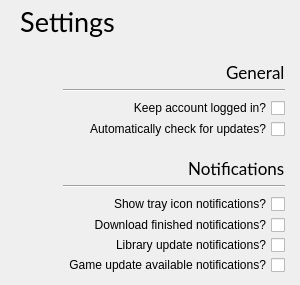
<?xml version="1.0" encoding="UTF-8"?>
<ui version="4.0">
 <class>SettingsWidget</class>
 <widget class="QWidget" name="SettingsWidget">
  <property name="geometry">
   <rect>
    <x>0</x>
    <y>0</y>
    <width>300</width>
    <height>285</height>
   </rect>
  </property>
  <property name="sizePolicy">
   <sizepolicy hsizetype="Fixed" vsizetype="Fixed">
    <horstretch>0</horstretch>
    <verstretch>0</verstretch>
   </sizepolicy>
  </property>
  <property name="minimumSize">
   <size>
    <width>300</width>
    <height>265</height>
   </size>
  </property>
  <property name="maximumSize">
   <size>
    <width>300</width>
    <height>285</height>
   </size>
  </property>
  <property name="windowTitle">
   <string notr="true">Settings</string>
  </property>
  <property name="locale">
   <locale language="English" country="UnitedStates"/>
  </property>
  <layout class="QGridLayout" name="settingsWidgetLayout">
   <property name="leftMargin">
    <number>15</number>
   </property>
   <property name="topMargin">
    <number>0</number>
   </property>
   <property name="rightMargin">
    <number>15</number>
   </property>
   <property name="bottomMargin">
    <number>10</number>
   </property>
   <property name="spacing">
    <number>0</number>
   </property>
   <item row="0" column="0">
    <layout class="QGridLayout" name="settingsLayout">
     <property name="spacing">
      <number>0</number>
     </property>
     <item row="5" column="0">
      <spacer name="verticalSpacer">
       <property name="orientation">
        <enum>Qt::Vertical</enum>
       </property>
       <property name="sizeType">
        <enum>QSizePolicy::Fixed</enum>
       </property>
       <property name="sizeHint" stdset="0">
        <size>
         <width>20</width>
         <height>40</height>
        </size>
       </property>
      </spacer>
     </item>
     <item row="6" column="0">
      <spacer name="verticalSpacer_2">
       <property name="orientation">
        <enum>Qt::Vertical</enum>
       </property>
       <property name="sizeType">
        <enum>QSizePolicy::Fixed</enum>
       </property>
       <property name="sizeHint" stdset="0">
        <size>
         <width>20</width>
         <height>15</height>
        </size>
       </property>
      </spacer>
     </item>
     <item row="6" column="1" colspan="2">
      <widget class="Line" name="line_2">
       <property name="sizePolicy">
        <sizepolicy hsizetype="Expanding" vsizetype="Fixed">
         <horstretch>0</horstretch>
         <verstretch>0</verstretch>
        </sizepolicy>
       </property>
       <property name="orientation">
        <enum>Qt::Horizontal</enum>
       </property>
      </widget>
     </item>
     <item row="8" column="1" colspan="2" alignment="Qt::AlignLeft">
      <widget class="QCheckBox" name="showDownloadFinishedNotificationsBox">
       <property name="font">
        <font>
         <stylestrategy>PreferAntialias</stylestrategy>
         <kerning>false</kerning>
        </font>
       </property>
       <property name="layoutDirection">
        <enum>Qt::RightToLeft</enum>
       </property>
       <property name="text">
        <string>Download finished notifications?</string>
       </property>
      </widget>
     </item>
     <item row="9" column="0">
      <spacer name="verticalSpacer_4">
       <property name="orientation">
        <enum>Qt::Vertical</enum>
       </property>
       <property name="sizeType">
        <enum>QSizePolicy::Fixed</enum>
       </property>
       <property name="sizeHint" stdset="0">
        <size>
         <width>20</width>
         <height>20</height>
        </size>
       </property>
      </spacer>
     </item>
     <item row="9" column="1" colspan="2" alignment="Qt::AlignLeft">
      <widget class="QCheckBox" name="showLibraryUpdateNotificationsBox">
       <property name="font">
        <font>
         <stylestrategy>PreferAntialias</stylestrategy>
         <kerning>false</kerning>
        </font>
       </property>
       <property name="layoutDirection">
        <enum>Qt::RightToLeft</enum>
       </property>
       <property name="text">
        <string>Library update notifications?</string>
       </property>
      </widget>
     </item>
     <item row="8" column="0">
      <spacer name="verticalSpacer_3">
       <property name="orientation">
        <enum>Qt::Vertical</enum>
       </property>
       <property name="sizeType">
        <enum>QSizePolicy::Fixed</enum>
       </property>
       <property name="sizeHint" stdset="0">
        <size>
         <width>20</width>
         <height>20</height>
        </size>
       </property>
      </spacer>
     </item>
     <item row="7" column="1" colspan="2" alignment="Qt::AlignLeft|Qt::AlignVCenter">
      <widget class="QCheckBox" name="showTrayNotificationsBox">
       <property name="sizePolicy">
        <sizepolicy hsizetype="Fixed" vsizetype="Fixed">
         <horstretch>0</horstretch>
         <verstretch>0</verstretch>
        </sizepolicy>
       </property>
       <property name="font">
        <font>
         <stylestrategy>PreferAntialias</stylestrategy>
         <kerning>false</kerning>
        </font>
       </property>
       <property name="mouseTracking">
        <bool>false</bool>
       </property>
       <property name="layoutDirection">
        <enum>Qt::RightToLeft</enum>
       </property>
       <property name="text">
        <string>Show tray icon notifications?</string>
       </property>
      </widget>
     </item>
     <item row="2" column="1" colspan="2">
      <widget class="Line" name="line">
       <property name="sizePolicy">
        <sizepolicy hsizetype="Expanding" vsizetype="Fixed">
         <horstretch>0</horstretch>
         <verstretch>0</verstretch>
        </sizepolicy>
       </property>
       <property name="orientation">
        <enum>Qt::Horizontal</enum>
       </property>
      </widget>
     </item>
     <item row="4" column="0">
      <spacer name="vs2">
       <property name="orientation">
        <enum>Qt::Vertical</enum>
       </property>
       <property name="sizeType">
        <enum>QSizePolicy::Fixed</enum>
       </property>
       <property name="sizeHint" stdset="0">
        <size>
         <width>20</width>
         <height>20</height>
        </size>
       </property>
      </spacer>
     </item>
     <item row="3" column="1" colspan="2" alignment="Qt::AlignLeft|Qt::AlignVCenter">
      <widget class="QCheckBox" name="keepLoggedInBox">
       <property name="sizePolicy">
        <sizepolicy hsizetype="Fixed" vsizetype="Fixed">
         <horstretch>0</horstretch>
         <verstretch>0</verstretch>
        </sizepolicy>
       </property>
       <property name="minimumSize">
        <size>
         <width>139</width>
         <height>17</height>
        </size>
       </property>
       <property name="font">
        <font>
         <stylestrategy>PreferAntialias</stylestrategy>
         <kerning>false</kerning>
        </font>
       </property>
       <property name="mouseTracking">
        <bool>false</bool>
       </property>
       <property name="layoutDirection">
        <enum>Qt::RightToLeft</enum>
       </property>
       <property name="text">
        <string>Keep account logged in?</string>
       </property>
      </widget>
     </item>
     <item row="7" column="0">
      <spacer name="vs3">
       <property name="orientation">
        <enum>Qt::Vertical</enum>
       </property>
       <property name="sizeType">
        <enum>QSizePolicy::Fixed</enum>
       </property>
       <property name="sizeHint" stdset="0">
        <size>
         <width>20</width>
         <height>20</height>
        </size>
       </property>
      </spacer>
     </item>
     <item row="4" column="1" colspan="2" alignment="Qt::AlignLeft|Qt::AlignVCenter">
      <widget class="QCheckBox" name="automaticallyCheckForUpdatesBox">
       <property name="sizePolicy">
        <sizepolicy hsizetype="Fixed" vsizetype="Fixed">
         <horstretch>0</horstretch>
         <verstretch>0</verstretch>
        </sizepolicy>
       </property>
       <property name="font">
        <font>
         <stylestrategy>PreferAntialias</stylestrategy>
         <kerning>false</kerning>
        </font>
       </property>
       <property name="mouseTracking">
        <bool>false</bool>
       </property>
       <property name="layoutDirection">
        <enum>Qt::RightToLeft</enum>
       </property>
       <property name="text">
        <string>Automatically check for updates?</string>
       </property>
      </widget>
     </item>
     <item row="10" column="0">
      <spacer name="vs6">
       <property name="orientation">
        <enum>Qt::Vertical</enum>
       </property>
       <property name="sizeType">
        <enum>QSizePolicy::Fixed</enum>
       </property>
       <property name="sizeHint" stdset="0">
        <size>
         <width>20</width>
         <height>20</height>
        </size>
       </property>
      </spacer>
     </item>
     <item row="3" column="0">
      <spacer name="vs1">
       <property name="orientation">
        <enum>Qt::Vertical</enum>
       </property>
       <property name="sizeType">
        <enum>QSizePolicy::Fixed</enum>
       </property>
       <property name="sizeHint" stdset="0">
        <size>
         <width>20</width>
         <height>20</height>
        </size>
       </property>
      </spacer>
     </item>
     <item row="0" column="0" colspan="2">
      <widget class="QLabel" name="settingsLabel">
       <property name="sizePolicy">
        <sizepolicy hsizetype="Fixed" vsizetype="Fixed">
         <horstretch>0</horstretch>
         <verstretch>0</verstretch>
        </sizepolicy>
       </property>
       <property name="minimumSize">
        <size>
         <width>105</width>
         <height>43</height>
        </size>
       </property>
       <property name="font">
        <font>
         <family>Lato</family>
         <pointsize>20</pointsize>
         <weight>50</weight>
         <italic>false</italic>
         <bold>false</bold>
         <underline>false</underline>
         <strikeout>false</strikeout>
         <stylestrategy>PreferAntialias</stylestrategy>
         <kerning>false</kerning>
        </font>
       </property>
       <property name="text">
        <string>Settings</string>
       </property>
       <property name="alignment">
        <set>Qt::AlignCenter</set>
       </property>
       <property name="margin">
        <number>5</number>
       </property>
      </widget>
     </item>
     <item row="2" column="0">
      <spacer name="vs10">
       <property name="orientation">
        <enum>Qt::Vertical</enum>
       </property>
       <property name="sizeType">
        <enum>QSizePolicy::Fixed</enum>
       </property>
       <property name="sizeHint" stdset="0">
        <size>
         <width>5</width>
         <height>15</height>
        </size>
       </property>
      </spacer>
     </item>
     <item row="1" column="0">
      <spacer name="verticalSpacer_5">
       <property name="orientation">
        <enum>Qt::Vertical</enum>
       </property>
       <property name="sizeType">
        <enum>QSizePolicy::Fixed</enum>
       </property>
       <property name="sizeHint" stdset="0">
        <size>
         <width>20</width>
         <height>40</height>
        </size>
       </property>
      </spacer>
     </item>
     <item row="5" column="1" colspan="2" alignment="Qt::AlignRight|Qt::AlignBottom">
      <widget class="QLabel" name="notificationsLabel">
       <property name="font">
        <font>
         <family>Lato</family>
         <pointsize>13</pointsize>
         <stylestrategy>PreferAntialias</stylestrategy>
         <kerning>false</kerning>
        </font>
       </property>
       <property name="text">
        <string>Notifications</string>
       </property>
      </widget>
     </item>
     <item row="1" column="1" colspan="2" alignment="Qt::AlignRight|Qt::AlignBottom">
      <widget class="QLabel" name="generalLabel">
       <property name="font">
        <font>
         <family>Lato</family>
         <pointsize>13</pointsize>
         <stylestrategy>PreferAntialias</stylestrategy>
         <kerning>false</kerning>
        </font>
       </property>
       <property name="text">
        <string>General</string>
       </property>
      </widget>
     </item>
     <item row="10" column="1" colspan="2" alignment="Qt::AlignLeft">
      <widget class="QCheckBox" name="showGameUpdateAvailableNotificationsBox">
       <property name="font">
        <font>
         <stylestrategy>PreferAntialias</stylestrategy>
         <kerning>false</kerning>
        </font>
       </property>
       <property name="layoutDirection">
        <enum>Qt::RightToLeft</enum>
       </property>
       <property name="text">
        <string>Game update available notifications?</string>
       </property>
      </widget>
     </item>
    </layout>
   </item>
  </layout>
 </widget>
 <tabstops>
  <tabstop>keepLoggedInBox</tabstop>
  <tabstop>automaticallyCheckForUpdatesBox</tabstop>
  <tabstop>showTrayNotificationsBox</tabstop>
 </tabstops>
 <resources/>
 <connections/>
</ui>
